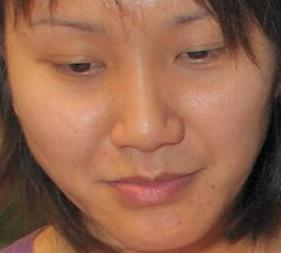
#> input picture face1/train/p/p102_1.jpg, 281 x 253 px; its folder holds 4 pictures in this run
$ python hog1.py
#> lines starting #> are read from the running program, lines starting #| are printed output that depends on the picture
# -*- coding: utf-8 -*-
"""
Created on Thu Aug  1 10:28:29 2019

@author: hasee
"""

import cv2
import numpy as np
import glob
import os
from sklearn.decomposition import PCA
import matplotlib.pyplot as plt
from sklearn import svm
from sklearn import datasets,decomposition,manifold
from mpl_toolkits.mplot3d import Axes3D

from sklearn.svm import SVC

hog = cv2.HOGDescriptor()

YES_PATH = './train/p'#存放脸图片的文件夹路径
NO_PATH = './train/n'
paths = glob.glob(os.path.join(YES_PATH, '*.jpg'))
paths.sort()

nopath = glob.glob(os.path.join(NO_PATH, '*.jpg'))
#hoglist = np.
b = []
noface = []
def hog_features(image):
  hog_computer = cv2.HOGDescriptor()
  return hog_computer.compute(image)

for path in paths:
    img= cv2.imread(path)
#> img is the input picture: shape (253, 281, 3); mean B, G, R 76.8, 100.7, 148.8
    img_resize = cv2.resize(img,(64,128),interpolation=cv2.INTER_CUBIC)
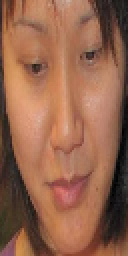
#> img_resize: shape (128, 64, 3) (shown 2 times larger); mean B, G, R 76.8, 100.6, 148.7
    img_gray = cv2.cvtColor(img_resize,cv2.COLOR_RGB2GRAY)
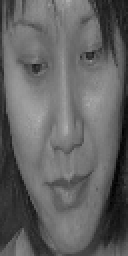
#> img_gray: shape (128, 64) (shown 2 times larger); min 1, max 178, mean 99
    temp = hog_features(img_gray).flatten()
#> temp = 3780 values, max 0.471 at index 3438, min 0 at index 3452, mean 0.128
    b.append(temp)
#> pass 2 of the loop `for path in paths:`:
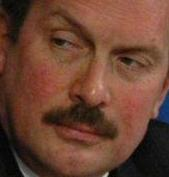
#> input picture face1/train/p/p104_2.jpg, 169 x 177 px
#> img is the input picture: shape (177, 169, 3); mean B, G, R 50, 66.7, 106
#> `img_resize = cv2.resize(img,(64,128),interpolation=cv2.INTER_CUBIC)`:
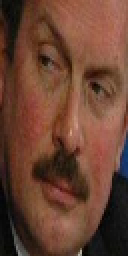
#> img_resize: shape (128, 64, 3) (shown 2 times larger); mean B, G, R 49.9, 66.7, 105.9
#> `img_gray = cv2.cvtColor(img_resize,cv2.COLOR_RGB2GRAY)`:
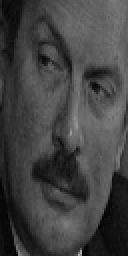
#> img_gray: shape (128, 64) (shown 2 times larger); min 1, max 170, mean 66.1
#> temp = 3780 values, max 0.384 at index 3150, min 0.00182 at index 452, mean 0.138
#> pass 3 of the loop `for path in paths:`:
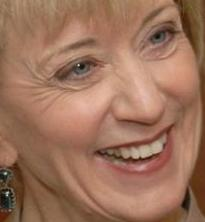
#> input picture face1/train/p/p110_1.jpg, 205 x 222 px
#> img is the input picture: shape (222, 205, 3); mean B, G, R 91.3, 114.1, 156.6
#> `img_resize = cv2.resize(img,(64,128),interpolation=cv2.INTER_CUBIC)`:
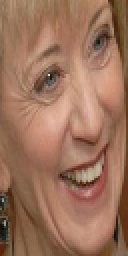
#> img_resize: shape (128, 64, 3) (shown 2 times larger); mean B, G, R 91.3, 114.1, 156.6
#> `img_gray = cv2.cvtColor(img_resize,cv2.COLOR_RGB2GRAY)`:
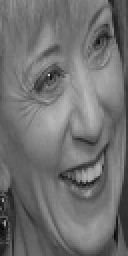
#> img_gray: shape (128, 64) (shown 2 times larger); min 4, max 209, mean 112.1
#> temp = 3780 values, max 0.42 at index 3410, min 0 at index 2929, mean 0.128
#> the loop made 4 passes; the first 3 are shown

for path in nopath:
    img= cv2.imread(path)
    img_resize = cv2.resize(img,(64,128),interpolation=cv2.INTER_CUBIC)
    img_gray = cv2.cvtColor(img_resize,cv2.COLOR_RGB2GRAY)
    temp = hog_features(img_gray).flatten()
    noface.append(temp)

'''#单一图片
#img = cv2.imread("./train/p/p1_1.jpg")
#print(img.shape)
img_resize = cv2.resize(img,(64,128),interpolation=cv2.INTER_CUBIC)
img_gray = cv2.cvtColor(img_resize,cv2.COLOR_RGB2GRAY)
'''


# [10 lines of commented-out code are left out]
'''print(temp)
print(len(temp))'''
# [6 lines of commented-out code are left out]
'''for i in temp:
    b.append(i)'''
#b.append(temp)
#pca = PCA(n_components=2)
pca = PCA(n_components=2, copy=True)
yesData=pca.fit_transform(b)
#> (the run stopped early here; a loop or call above may not have finished)
